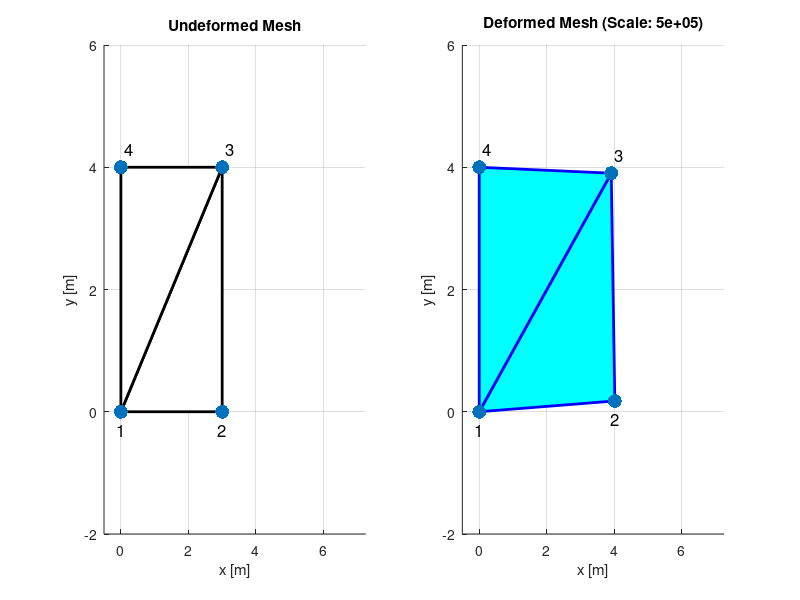

Here is the MATLAB script that generated this plot:
%% FEM1_008 - 2D Elasticity Problem
% Element stiffness matrix calculation for triangular elements
% Using Gaussian quadrature integration

clear; clc; close all;

%% Problem Parameters
E = 200e9;          % Young's modulus [Pa]
nu = 0.25;          % Poisson's ratio
t = 0.015;          % thickness [m]
a = 3;              % width [m]
b = 4;              % height [m]
p0 = 2000;          % applied pressure [N/m]

%% Node coordinates
nodes = [0, 0;      % Node 1
         3, 0;      % Node 2  
         3, 4;      % Node 3
         0, 4];     % Node 4

%% Element connectivity
elements = [1, 2, 3;    % Element 1: nodes 1-2-3
            3, 4, 1];   % Element 2: nodes 3-4-1

%% Material matrix for plane stress
C = (E/(1-nu^2)) * [1,    nu,   0;
                    nu,   1,    0;
                    0,    0,    (1-nu)/2];

%% Master element strain-displacement matrix (from theoretical calculation)
% [D_hat][phi_hat] = constant matrix for triangular master element
D_phi_hat = [-1,  1,  0,  0,  0,  0;
              0,  0,  0, -1,  0,  1;
             -1,  0,  1, -1,  1,  0];

%% Gaussian quadrature points and weights for triangles
% Using 1-point Gauss quadrature for triangular elements
gauss_points = [1/3, 1/3];  % (zeta1, zeta2) coordinates
gauss_weights = 1/2;        % weight for triangle area integration

%% Initialize global stiffness matrix
ndof = 8;  % 4 nodes × 2 DOF per node
K_global = zeros(ndof, ndof);

%% Calculate element stiffness matrices
for elem = 1:size(elements, 1)
    fprintf('Calculating element %d stiffness matrix...\n', elem);
    
    % Get element nodes
    elem_nodes = elements(elem, :);
    
    % Element coordinates
    x_coords = nodes(elem_nodes, 1);
    y_coords = nodes(elem_nodes, 2);
    
    % Form coordinate matrix for Jacobian calculation
    X_elem = [x_coords, y_coords];
    
    % Initialize element stiffness matrix
    K_elem = zeros(6, 6);  % 3 nodes × 2 DOF per node
    
    % Gaussian quadrature integration
    for q = 1:length(gauss_weights)
        % Gauss point coordinates
        zeta1 = gauss_points(q, 1);
        zeta2 = gauss_points(q, 2);
        
        % Calculate Jacobian matrix
        % B_hat matrix for derivatives of shape functions
        B_hat = [-1,  1,  0;
                 -1,  0,  1];
        
        % Jacobian J = B_hat * X_elem^T
        J = B_hat * X_elem;
        
        % Jacobian determinant
        det_J = det(J);
        
        if det_J <= 0
            error('Negative or zero Jacobian determinant in element %d', elem);
        end
        
        % Inverse Jacobian
        J_inv = inv(J);
        
        % Transform master element matrix to physical element
        % B_physical = J_inv * B_hat
        B_phys = J_inv * B_hat;
        
        % Form physical strain-displacement matrix
        D_phi_phys = zeros(3, 6);
        D_phi_phys(1, 1:3) = B_phys(1, :);  % du/dx
        D_phi_phys(2, 4:6) = B_phys(2, :);  % dv/dy
        D_phi_phys(3, 1:3) = B_phys(2, :);  % du/dy
        D_phi_phys(3, 4:6) = B_phys(1, :);  % dv/dx
        
        % Element stiffness contribution
        K_contrib = D_phi_phys' * C * D_phi_phys * det_J * gauss_weights(q);
        
        % Add to element stiffness matrix
        K_elem = K_elem + K_contrib;
    end
    
    % Multiply by thickness
    K_elem = t * K_elem;
    
    % Display element stiffness matrix
    fprintf('\nElement %d stiffness matrix:\n', elem);
    disp(K_elem);
    
    % Assembly into global matrix
    % DOF mapping: {u1, u2, u3, u4, v1, v2, v3, v4}
    % Element DOFs: {u_node1, u_node2, u_node3, v_node1, v_node2, v_node3}
    elem_dofs = zeros(1, 6);
    for i = 1:3
        node = elem_nodes(i);
        elem_dofs(i) = node;         % u DOF (positions 1-4)
        elem_dofs(i+3) = node + 4;   % v DOF (positions 5-8)
    end
    
    % Add element contribution to global matrix
    for i = 1:6
        for j = 1:6
            K_global(elem_dofs(i), elem_dofs(j)) = ...
                K_global(elem_dofs(i), elem_dofs(j)) + K_elem(i, j);
        end
    end
end

%% Display global stiffness matrix
fprintf('\nGlobal stiffness matrix:\n');
disp(K_global);

%% Apply boundary conditions and loads
% Boundary conditions: u1 = v1 = u4 = v4 = 0
% With ordering {u1, u2, u3, u4, v1, v2, v3, v4}: DOFs 1, 4, 5, 8 are fixed
% Free DOFs: u2, u3, v2, v3 (indices 2, 3, 6, 7)
free_dofs = [2, 3, 6, 7];
K_reduced = K_global(free_dofs, free_dofs);

% Load vector: F = p0 * L / 2 = 2000 * 4 / 2 = 4000 N per node
F_reduced = [4000; 4000; 0; 0];  % [u2, u3, v2, v3]

%% Solve for displacements
fprintf('\nSolving for displacements...\n');
fprintf('Reduced stiffness matrix (4x4):\n');
disp(K_reduced);
fprintf('Load vector:\n');
disp(F_reduced);

u_reduced = K_reduced \ F_reduced;

% Full displacement vector
u_full = zeros(8, 1);
u_full(free_dofs) = u_reduced;

%% Display results
fprintf('\nDisplacement results:\n');
fprintf('u1 = %.6e m, v1 = %.6e m\n', u_full(1), u_full(5));
fprintf('u2 = %.6e m, v2 = %.6e m\n', u_full(2), u_full(6));
fprintf('u3 = %.6e m, v3 = %.6e m\n', u_full(3), u_full(7));
fprintf('u4 = %.6e m, v4 = %.6e m\n', u_full(4), u_full(8));

%% Post-Processing: Calculate Strains and Stresses
% Using direct strain transformation method (most efficient approach)
fprintf('\n=== POST-PROCESSING: STRAINS AND STRESSES ===\n');
fprintf('Using direct strain transformation method\n');

for elem = 1:size(elements, 1)
    fprintf('\n--- Element %d ---\n', elem);
    
    % Get element nodes
    elem_nodes = elements(elem, :);
    
    % Element coordinates
    x_coords = nodes(elem_nodes, 1);
    y_coords = nodes(elem_nodes, 2);
    X_elem = [x_coords, y_coords];
    
    % Element displacement vector
    % Extract nodal displacements for this element
    u_elem = zeros(6, 1);  % [u1, u2, u3, v1, v2, v3] for element nodes
    for i = 1:3
        node = elem_nodes(i);
        u_elem(i) = u_full(node);        % u displacement
        u_elem(i+3) = u_full(node + 4);  % v displacement
    end
    
    fprintf('Element nodal displacements:\n');
    for i = 1:3
        fprintf('  Node %d: u = %.6e m, v = %.6e m\n', ...
            elem_nodes(i), u_elem(i), u_elem(i+3));
    end
    
    % Calculate strains and stresses at Gauss points
    % Using direct strain transformation method
    for q = 1:length(gauss_weights)
        % Gauss point coordinates
        zeta1 = gauss_points(q, 1);
        zeta2 = gauss_points(q, 2);
        
        fprintf('\nAt Gauss point %d (ζ₁=%.3f, ζ₂=%.3f):\n', q, zeta1, zeta2);
        
        % Calculate Jacobian matrix (reuse from stiffness calculation)
        B_hat = [-1,  1,  0;
                 -1,  0,  1];
        
        J = B_hat * X_elem;
        det_J = det(J);
        J_inv = inv(J);
        
        % EFFICIENT METHOD: Use already computed J_inv to transform derivatives
        % Instead of recalculating B_phys, reuse the transformation we know
        B_phys = J_inv * B_hat;
        
        % Form strain-displacement matrix efficiently
        % Reuse the same structure but with already computed B_phys
        D_phi_phys = zeros(3, 6);
        D_phi_phys(1, 1:3) = B_phys(1, :);  % ∂u/∂x₁ → ε₁₁
        D_phi_phys(2, 4:6) = B_phys(2, :);  % ∂v/∂x₂ → ε₂₂  
        D_phi_phys(3, 1:3) = B_phys(2, :);  % ∂u/∂x₂ → γ₁₂ part 1
        D_phi_phys(3, 4:6) = B_phys(1, :);  % ∂v/∂x₁ → γ₁₂ part 2
        
        % Calculate strains: {ε} = [D][φ]{u} (but efficiently)
        strains_physical = D_phi_phys * u_elem;
        
        % For comparison, also show master element calculation
        strains_master = D_phi_hat * u_elem;
        fprintf('  Master element strains (for reference):\n');
        fprintf('    ε_ζ₁ζ₁ = %.6e\n', strains_master(1));
        fprintf('    ε_ζ₂ζ₂ = %.6e\n', strains_master(2));
        fprintf('    γ_ζ₁ζ₂ = %.6e\n', strains_master(3));
        
        % Extract physical strain components
        epsilon_11 = strains_physical(1);      % Normal strain in x₁ direction
        epsilon_22 = strains_physical(2);      % Normal strain in x₂ direction
        gamma_12 = strains_physical(3);        % Shear strain (engineering notation: 2ε₁₂)
        epsilon_12 = gamma_12 / 2;             % Tensor shear strain
        
        % Calculate stresses: {σ} = [C]{ε}
        stresses = C * strains_physical;
        
        % Extract stress components
        sigma_11 = stresses(1);       % Normal stress in x₁ direction
        sigma_22 = stresses(2);       % Normal stress in x₂ direction
        tau_12 = stresses(3);         % Shear stress
        
        % Display results
        fprintf('  Physical strains:\n');
        fprintf('    ε₁₁ = %.6e\n', epsilon_11);
        fprintf('    ε₂₂ = %.6e\n', epsilon_22);
        fprintf('    ε₁₂ = %.6e\n', epsilon_12);
        fprintf('    γ₁₂ = %.6e (engineering shear strain)\n', gamma_12);
        
        fprintf('  Stresses:\n');
        fprintf('    σ₁₁ = %.6e Pa = %.2f MPa\n', sigma_11, sigma_11/1e6);
        fprintf('    σ₂₂ = %.6e Pa = %.2f MPa\n', sigma_22, sigma_22/1e6);
        fprintf('    τ₁₂ = %.6e Pa = %.2f MPa\n', tau_12, tau_12/1e6);
        
        % Calculate von Mises stress for comparison
        sigma_vm = sqrt(sigma_11^2 + sigma_22^2 - sigma_11*sigma_22 + 3*tau_12^2);
        fprintf('    σᵥₘ = %.6e Pa = %.2f MPa (von Mises)\n', sigma_vm, sigma_vm/1e6);
        
        % Calculate principal stresses
        sigma_center = (sigma_11 + sigma_22) / 2;
        sigma_radius = sqrt(((sigma_11 - sigma_22)/2)^2 + tau_12^2);
        sigma_1 = sigma_center + sigma_radius;  % Maximum principal stress
        sigma_2 = sigma_center - sigma_radius;  % Minimum principal stress
        
        fprintf('  Principal stresses:\n');
        fprintf('    σ₁ = %.6e Pa = %.2f MPa (max principal)\n', sigma_1, sigma_1/1e6);
        fprintf('    σ₂ = %.6e Pa = %.2f MPa (min principal)\n', sigma_2, sigma_2/1e6);
        
        % Principal stress angle
        if abs(sigma_11 - sigma_22) > 1e-12
            theta_p = 0.5 * atan(2*tau_12 / (sigma_11 - sigma_22)) * 180/pi;
        else
            theta_p = 45;  % When σ₁₁ = σ₂₂
        end
        fprintf('    θₚ = %.2f° (principal stress angle)\n', theta_p);
    end
end

%% Summary
fprintf('\n=== SUMMARY ===\n');
fprintf('Problem: 2D plane stress analysis\n');
fprintf('Material: E = %.1e Pa, ν = %.2f\n', E, nu);
fprintf('Geometry: %g m × %g m, thickness = %g m\n', a, b, t);
fprintf('Loading: p₀ = %g N/m distributed load\n', p0);
fprintf('Elements: %d triangular elements\n', size(elements, 1));
fprintf('DOFs: %d total degrees of freedom\n', ndof);
fprintf('Post-processing: Efficient coordinate transformation method\n');
fprintf('  - Reuses already computed inverse Jacobian J⁻¹\n');
fprintf('  - Transforms derivatives efficiently: B_phys = J⁻¹ * B_hat\n');
fprintf('  - Shows master element strains for comparison\n');
fprintf('Solution completed successfully.\n');

%% Visualization
figure('Position', [100, 100, 800, 400]);

% Extract nodal displacements for plotting
u_nodes = u_full(1:4);  % u displacements at nodes 1-4
v_nodes = u_full(5:8);  % v displacements at nodes 1-4

% Plot undeformed mesh
subplot(1,2,1);
hold on;
for e = 1:size(elements, 1)
    elem_nodes = elements(e, :);
    x_elem = nodes(elem_nodes, 1);
    y_elem = nodes(elem_nodes, 2);
    patch(x_elem, y_elem, 'w', 'EdgeColor', 'k', 'LineWidth', 2);
end
scatter(nodes(:,1), nodes(:,2), 100, 'ro', 'filled');
for i = 1:size(nodes, 1)
    if nodes(i,2) == 0  % Bottom nodes
        text(nodes(i,1), nodes(i,2)-0.3, sprintf('%d', i), 'FontSize', 12, 'HorizontalAlignment', 'center');
    else  % Other nodes
        text(nodes(i,1)+0.1, nodes(i,2)+0.3, sprintf('%d', i), 'FontSize', 12);
    end
end
title('Undeformed Mesh');
xlabel('x [m]'); ylabel('y [m]');
xrange = [-0.5, 7.25];
yrange = [-2, 6];
xlim(xrange); ylim(yrange); grid on;

% Plot deformed mesh (scaled)
subplot(1,2,2);
scale = 5e5;  % Amplification factor
deformed_nodes = nodes + scale * [u_nodes, v_nodes];

hold on;
for e = 1:size(elements, 1)
    elem_nodes = elements(e, :);
    x_elem = deformed_nodes(elem_nodes, 1);
    y_elem = deformed_nodes(elem_nodes, 2);
    patch(x_elem, y_elem, 'c', 'EdgeColor', 'b', 'LineWidth', 2);
end
scatter(deformed_nodes(:,1), deformed_nodes(:,2), 100, 'bo', 'filled');
for i = 1:size(deformed_nodes, 1)
    if nodes(i,2) == 0  % Bottom nodes (check original position)
        text(deformed_nodes(i,1), deformed_nodes(i,2)-0.3, sprintf('%d', i), 'FontSize', 12, 'HorizontalAlignment', 'center');
    else  % Other nodes
        text(deformed_nodes(i,1)+0.1, deformed_nodes(i,2)+0.3, sprintf('%d', i), 'FontSize', 12);
    end
end
title(sprintf('Deformed Mesh (Scale: %.0e)', scale));
xlabel('x [m]'); ylabel('y [m]');
% Set axis limits to maintain aspect ratio and show all content
x_range = max(deformed_nodes(:,1)) - min(deformed_nodes(:,1));
y_range = max(deformed_nodes(:,2)) - min(deformed_nodes(:,2));
x_center = (max(deformed_nodes(:,1)) + min(deformed_nodes(:,1))) / 2;
y_center = (max(deformed_nodes(:,2)) + min(deformed_nodes(:,2))) / 2;
max_range = max(x_range, y_range) * 1.2;  % Add 20% padding
xlim(xrange); ylim(yrange);
grid on;

% Export figure at 300 DPI
print('q1_mesh_analysis', '-dpng', '-r300');

